Frame 1 (no input): blank canvas, image omitted
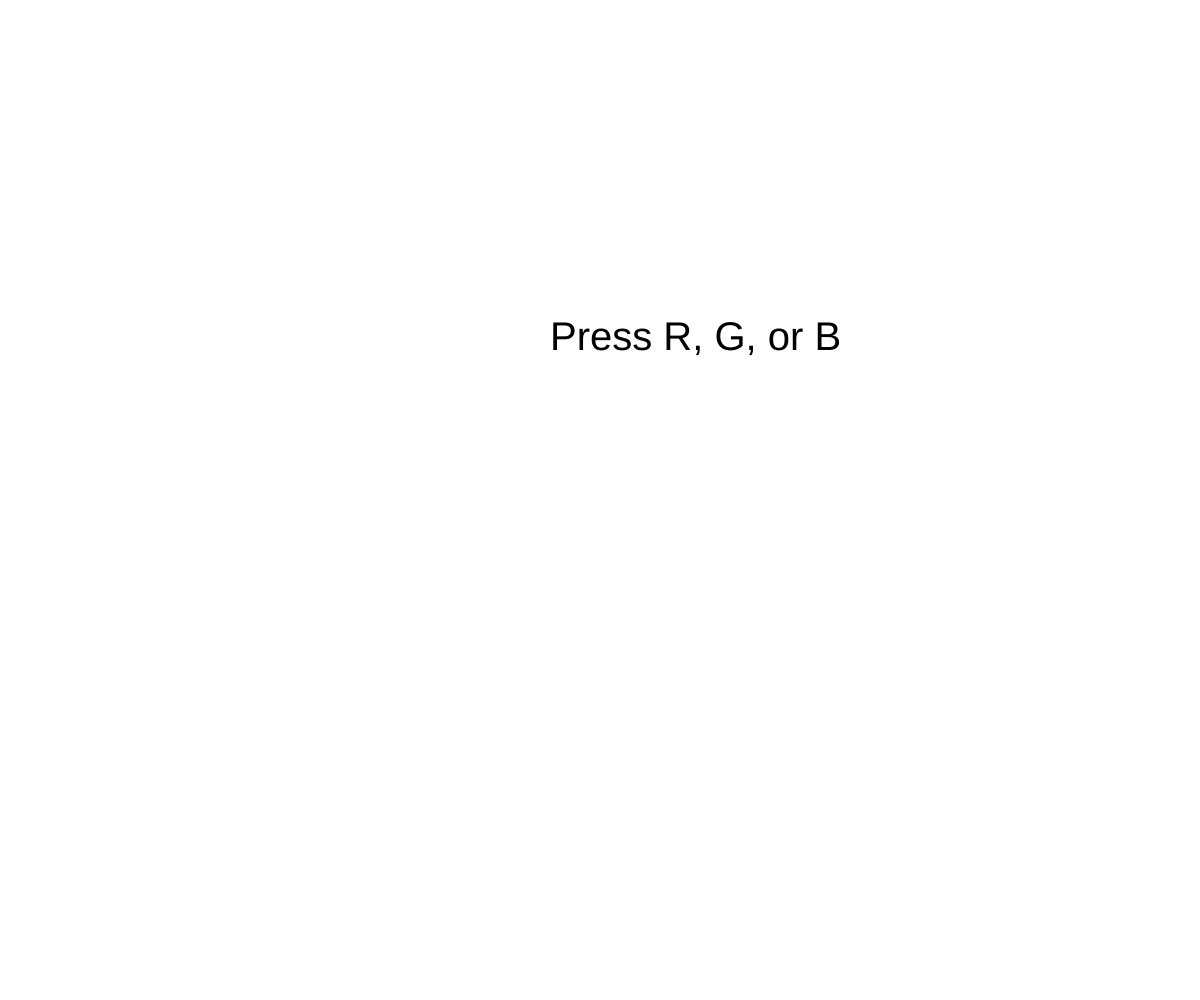
Frame 60 (no input)
Frame 120 (the mouse pressed at the canvas centre since frame 60): identical to frame 60, image omitted

The p5.js sketch that drew this single still picture (run headless with seeded random() and noise() and a simulated clock; from frame 60 on, the mouse is pressed at the canvas centre):

// p5.js sketch
// ── sketch.js
// color variable
var c;
 
function setup() 
{
  createCanvas(windowWidth, windowHeight);
  c = color(255, 255, 255);
}
 
function draw() 
{
  background(c);
 
  fill(0);
  text('Press R, G, or B', 550, 350);	
  textSize(40)
}
 
function keyPressed()
{
  if(key == 'R' || key == 'r')
  {
    c = color(255, 0, 0);
  }
 
  if(key == 'G' || key == 'g')
  {
    c = color(0, 255, 0);
  }
  
  if(key == 'B' || key == 'b')
  {
    c = color(0, 0, 255);
  }
}
